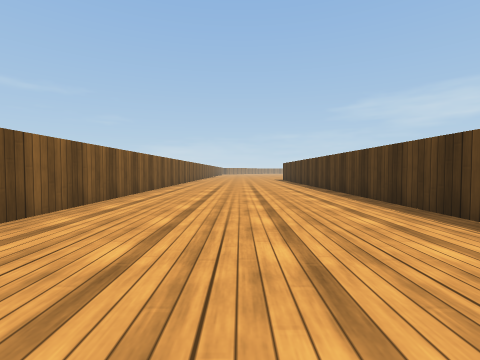
[1] (above)

24 first-person views from a walk through a Unity game level. The camera is 0.55 m above the floor, tilts 2° down and sees 85° across. The floor is counted in squares, 1 m on a side. Each view is taken from the middle of a square. On the plan, view 1 faces up. The plan holds only what a view shows up to about 9 squares ahead; the rest is blank. The place goes on beyond the plan. Surface patterns are stand-ins for the level's own textures.

[2]
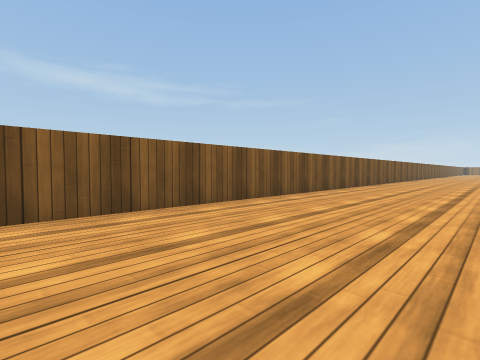

[3]
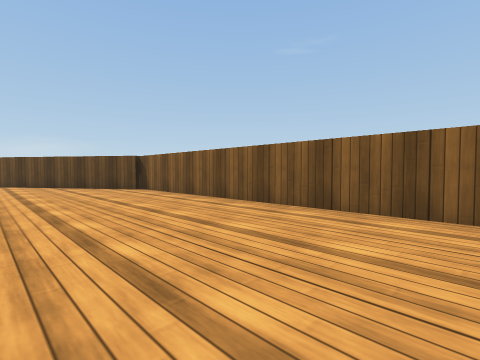

[4]
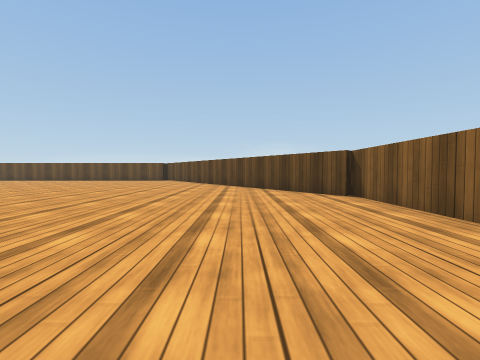

[5]
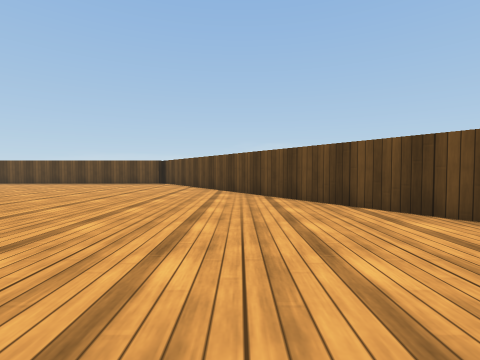

[6]
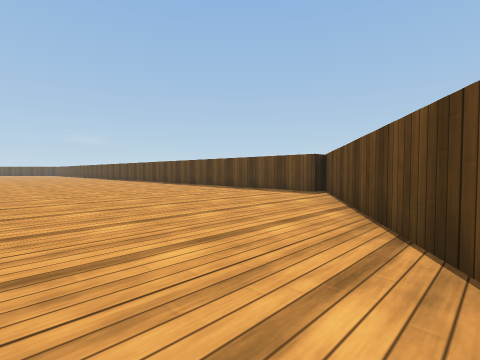

[7]
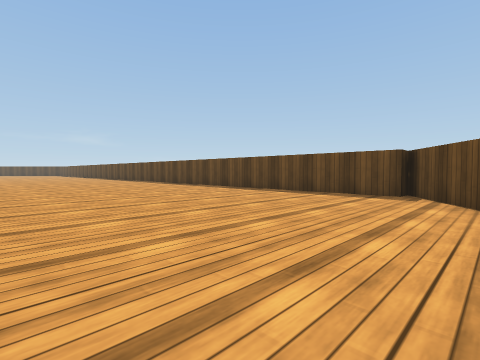

[8]
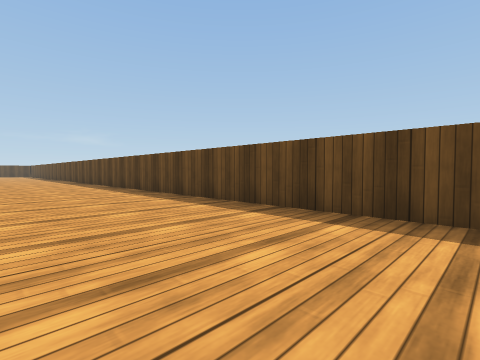

[9]
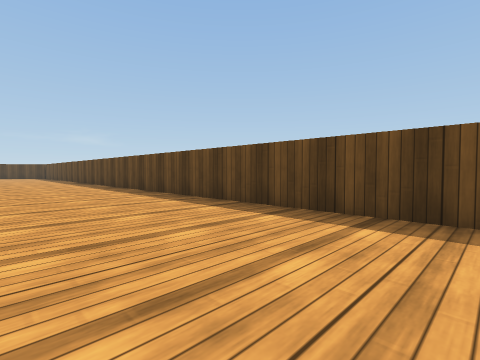

[10]
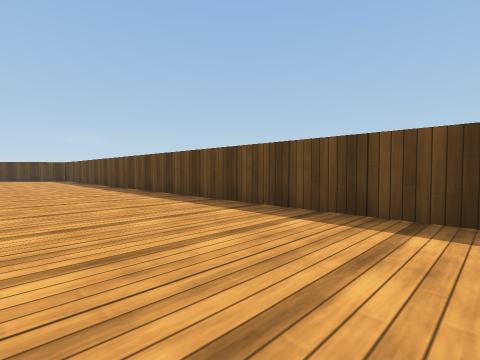

[11]
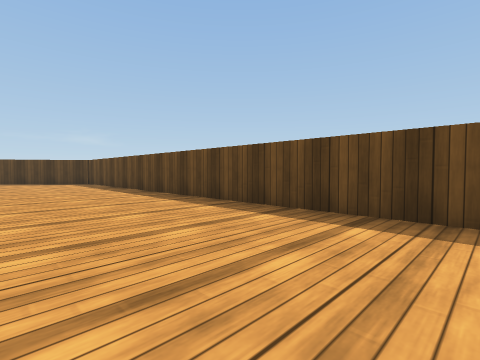

[12]
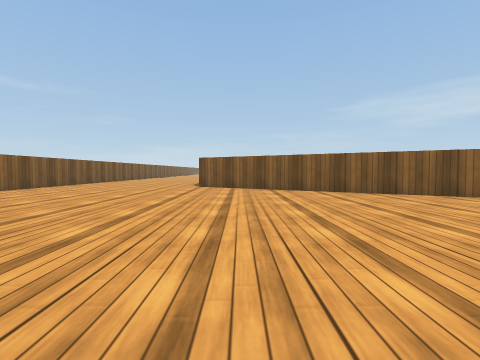

[13]
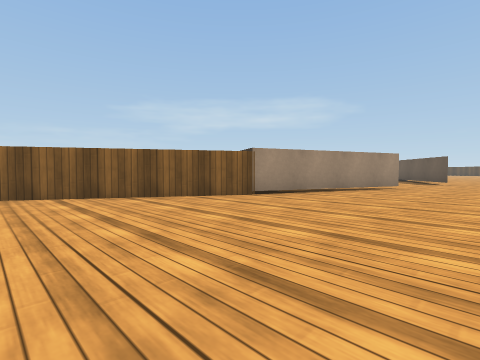

[14]
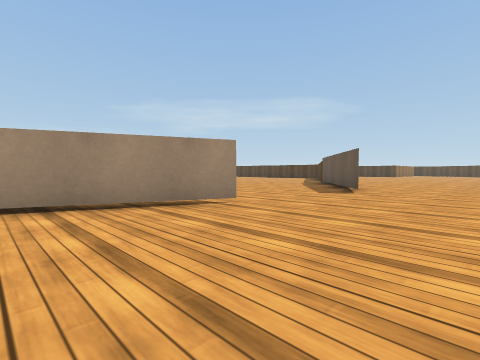

[15]
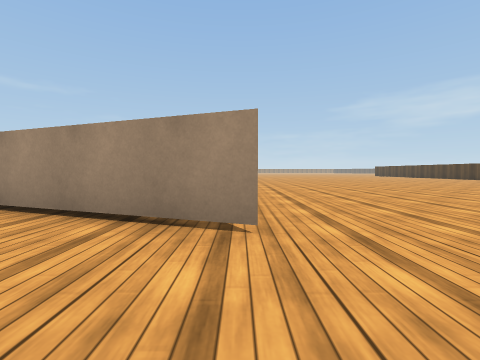

[16]
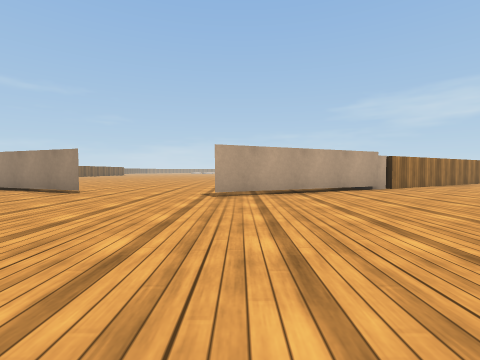

[17]
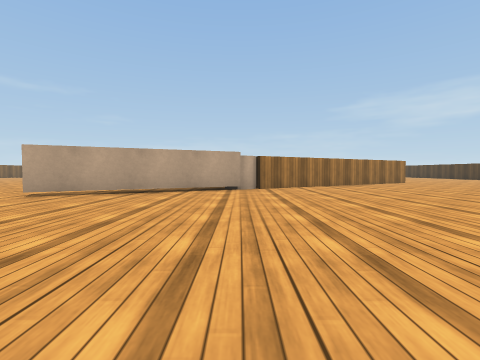

[18]
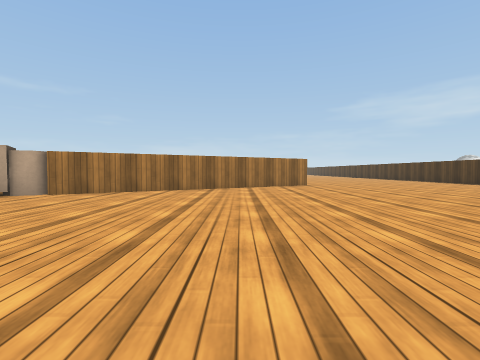

[19]
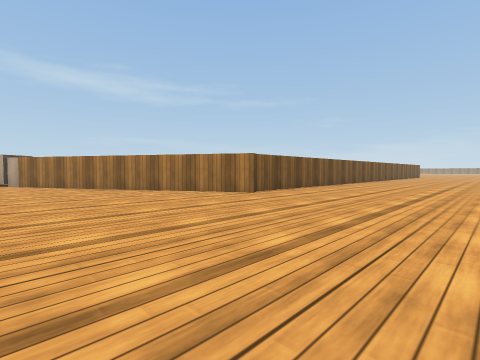

[20]
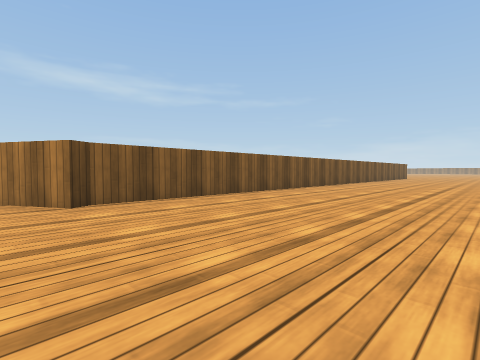

[21]
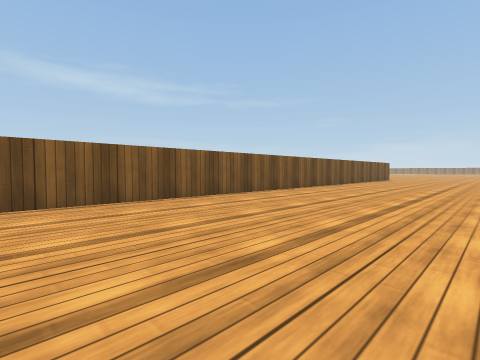

[22]
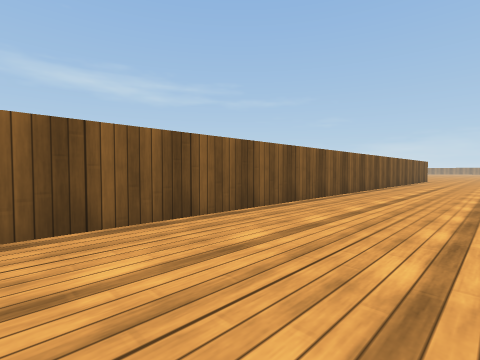

[23]
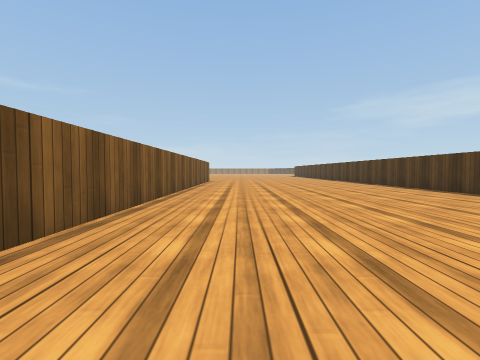

[24]
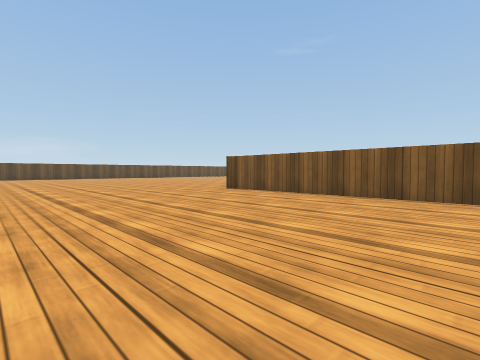

### Floor plan
Key: @ floor where view 1 was taken; # wall or solid block; . floor; T thing the floor can be seen under or through.
Columns run from 3 left of view 1 to 35 right of it. Each row starts with its distance up from view 1.
  9 #.....#                         #......
  8 #.....#                         #......
  7 #.....#                         #......
  6 #.....#                         #......
  5 #.....#                         #......
  4 #.....#                         #.....
  3 #.....#                         #.....
  2 #.....                          #.....
  1 #....                           #......
  0 #..@.                           #......
 -1 #....                           #......
 -2 #....                           #......
 -3 #....                           #......
 -4 #....             .......       #......
 -5 #.....###         .......      ##......
 -6 #.......##        ......     ###.......
 -7 #........###     .......   ###.........
 -8 #..........###  .........###...........
 -9 #............###........ #............
-10 ##.............###....##T.............
-11  #...................##............
-12  ##...............................
-13   ##.............................
-14    #............................
-15    ##.......................  .
-16     ##...............................
-17      #.................................
-18      ##................................
-19       ##..............................
-20        ##############################

Where each view was taken, in squares from view 1:
view 1: 0 up, 0 right, facing up
view 2: 4 down, 1 right, facing up-left
view 3: 2 down, 1 right, facing down-left
view 4: 4 down, 0 right, facing down
view 5: 8 down, 1 right, facing down
view 6: 13 down, 1 right, facing down-right
view 7: 13 down, 3 right, facing down-right
view 8: 16 down, 7 right, facing down-right
view 9: 16 down, 14 right, facing down-right
view 10: 16 down, 20 right, facing down-right
view 11: 16 down, 24 right, facing down-right
view 12: 14 down, 4 right, facing up
view 13: 13 down, 5 right, facing up-right
view 14: 14 down, 11 right, facing up-right
view 15: 13 down, 14 right, facing up
view 16: 17 down, 18 right, facing up
view 17: 17 down, 22 right, facing up
view 18: 15 down, 27 right, facing up
view 19: 10 down, 34 right, facing up-left
view 20: 6 down, 34 right, facing up-left
view 21: 2 down, 34 right, facing up-left
view 22: 1 down, 32 right, facing up-left
view 23: 1 up, 31 right, facing up
view 24: 1 up, 35 right, facing down-left
